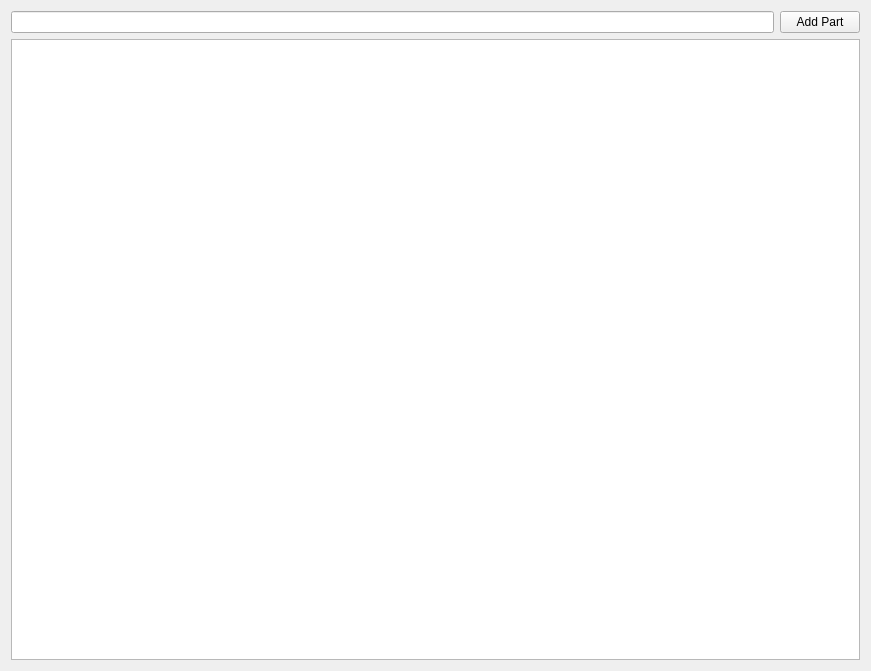
<?xml version="1.0" encoding="UTF-8"?>
<ui version="4.0">
 <class>TabParts</class>
 <widget class="QWidget" name="TabParts">
  <property name="geometry">
   <rect>
    <x>0</x>
    <y>0</y>
    <width>871</width>
    <height>671</height>
   </rect>
  </property>
  <property name="windowTitle">
   <string>Form</string>
  </property>
  <layout class="QVBoxLayout" name="verticalLayout">
   <item>
    <layout class="QHBoxLayout" name="horizontalLayout">
     <item>
      <widget class="QLineEdit" name="filter"/>
     </item>
     <item>
      <widget class="QPushButton" name="add">
       <property name="text">
        <string>Add Part</string>
       </property>
      </widget>
     </item>
    </layout>
   </item>
   <item>
    <widget class="QTableView" name="parts">
     <property name="editTriggers">
      <set>QAbstractItemView::NoEditTriggers</set>
     </property>
     <property name="alternatingRowColors">
      <bool>true</bool>
     </property>
     <property name="selectionMode">
      <enum>QAbstractItemView::SingleSelection</enum>
     </property>
     <property name="selectionBehavior">
      <enum>QAbstractItemView::SelectRows</enum>
     </property>
     <property name="sortingEnabled">
      <bool>true</bool>
     </property>
     <attribute name="horizontalHeaderCascadingSectionResizes">
      <bool>true</bool>
     </attribute>
     <attribute name="horizontalHeaderShowSortIndicator" stdset="0">
      <bool>true</bool>
     </attribute>
     <attribute name="horizontalHeaderStretchLastSection">
      <bool>true</bool>
     </attribute>
     <attribute name="verticalHeaderVisible">
      <bool>false</bool>
     </attribute>
    </widget>
   </item>
  </layout>
 </widget>
 <resources/>
 <connections/>
</ui>
